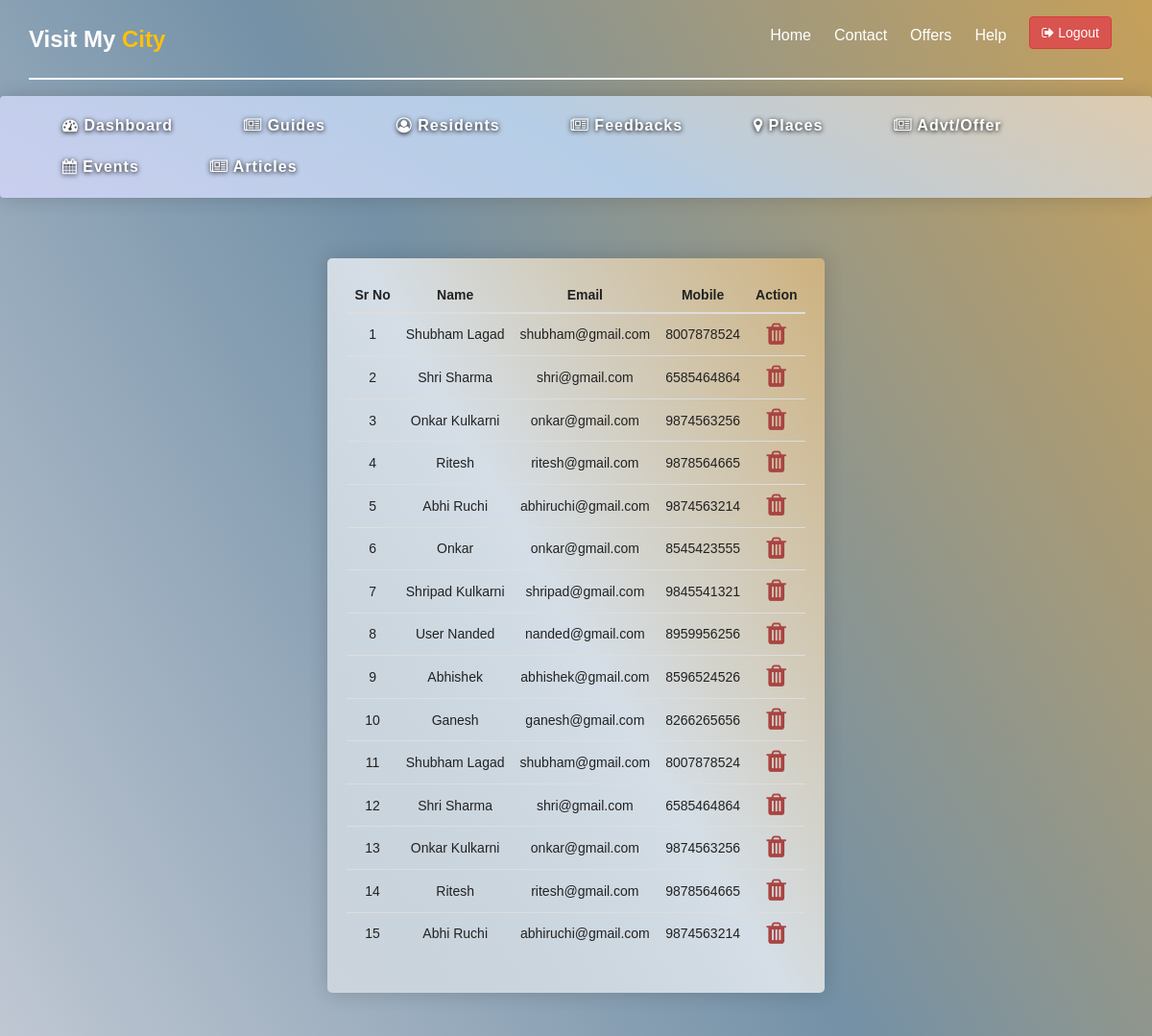
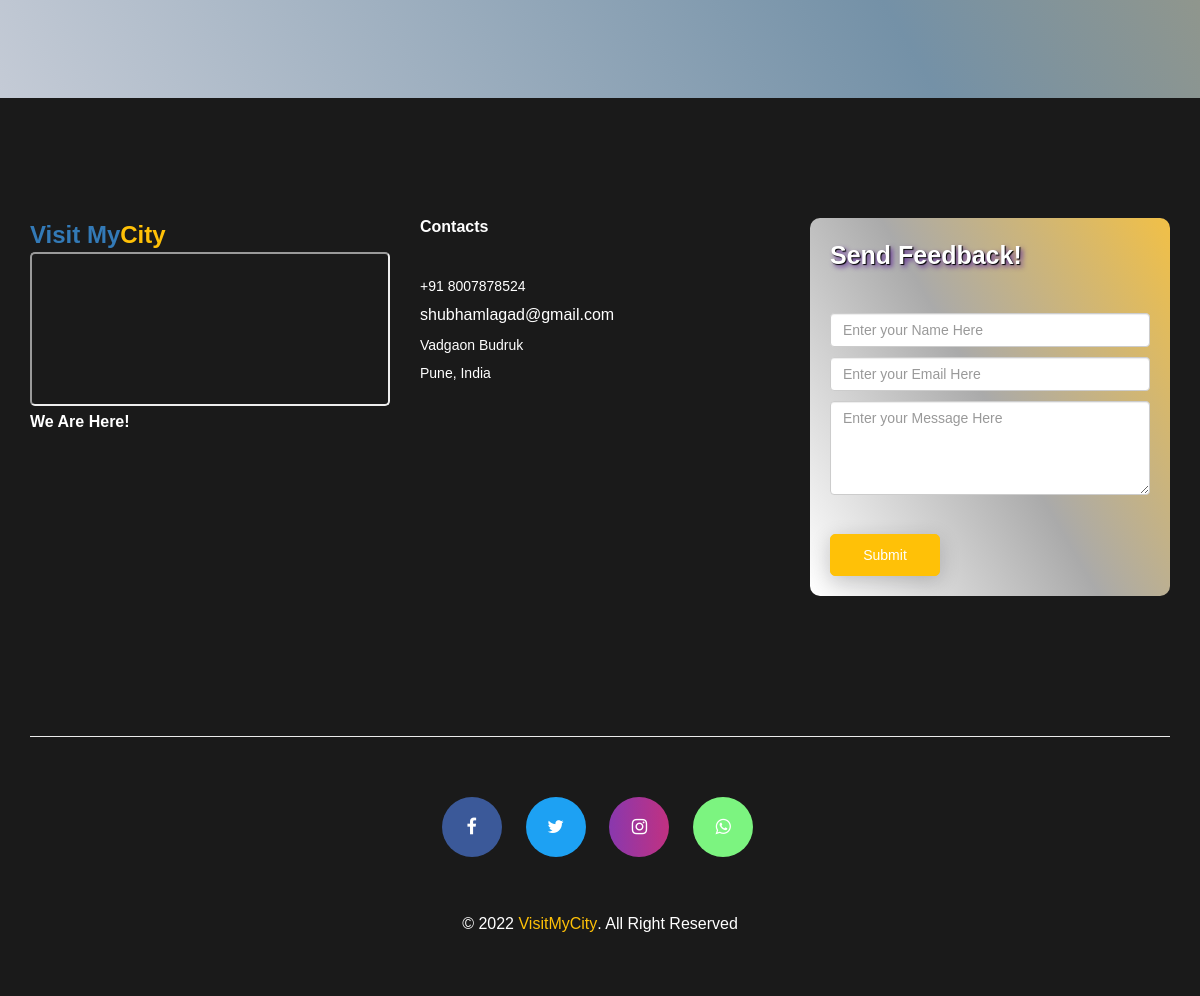
Screenshot of /admin/residents (signed in) with the database file from the repository (2 pictures, top to bottom).
### tables this page shows
CREATE TABLE "resident" (
	"rno"	INTEGER NOT NULL,
	"name"	TEXT NOT NULL,
	"email"	TEXT NOT NULL,
	"mobile"	TEXT NOT NULL,
	"password"	TEXT NOT NULL,
	"rlocation"	TEXT NOT NULL,
	PRIMARY KEY("rno" AUTOINCREMENT)
);

### app.py (the view)
@app.route('/admin/residents')
def allResidents():
    if 'adminusername' in session:
        allResidents = admin.Admin.getAllResidents()
        return render_template('admin/residents.html', allResidents=allResidents)
    else:
        return redirect('/')

### modulesPackage/admin.py (called while the page is built)
    def getAllResidents():
        query = "select * from resident"
        myCursor.execute(query)
        result = myCursor.fetchall()
        return result

### templates/admin/residents.html
{% extends "admin/template.html" %}
{% block navButton %}
<li class="smooth-menu">
    <a href="/logout">
        <button class="btn btn-danger"> <i class="fa fa-sign-out"> </i> Logout</button>
    </a>
</li>
{% endblock %}
{% block admin %}
<table class="table text-capitalize">
    <thead>
        <tr>
            <th>sr no</th>
            <th>name</th>
            <th>email</th>
            <th>mobile</th>
            <th>Action</th>
        </tr>
    </thead>
    <tbody>
        {% for res in allResidents %}
        <tr>
            <td>{{loop.index}}</td>
            <td>{{res[1]}}</td>
            <td class="text-lowercase">{{res[2]}}</td>
            <td>{{res[3]}}</td>
            <td><a href="/delete/resident/{{res[2]}}"><i class="fa fa-trash fa-2x text-danger"></i></a></td>
        </tr>
        {% endfor %}
    </tbody>
</table>
{% endblock %}

### static/css/bootsnav.css (style rules this page uses)
body { -webkit-transition: all 0.3s ease-in-out; -moz-transition: all 0.3s ease-in-out; -o-transition: all 0.3s ease-in-out; -ms-transition: all 0.3s ease-in-out; transition: all 0.3s ease-in-out; }

### static/css/style.css (style rules this page uses)
* { padding: 0; margin: 0; }
* { -webkit-box-sizing: border-box; -moz-box-sizing: border-box; -o-box-sizing: border-box; -ms-box-sizing: border-box; box-sizing: border-box; }
body { position: relative; font-size: 14px; color: #222222; background: #fff; font-family: "Poppins", sans-serif; max-width: 1920px; margin: 0 auto; overflow-x: hidden; }
a, a:hover, a:active, a:focus { display: inline-block; text-decoration: none; font-size: 13px; padding: 0; margin: 0; }
ul li { list-style: none; }
select, input, textarea, button { box-shadow: none; outline: 0 !important; }
html, body { height: 100%; z-index: 2; }
.main-menu .nav li { position: relative; padding: 16px 12px 0px; -webkit-transition: all 0.2s linear; -moz-transition: all 0.2s linear; -ms-transition: all 0.2s linear; -o-transition: all 0.2s linear; transition: all 0.2s linear; }
.main-menu .nav li a { padding: 11px 0 30px; color: #fff; font-size: 16px; text-transform: capitalize; font-family: "Poppins", sans-serif; font-weight: 500; -webkit-transition: all 0.25s ease-in-out 0s; -moz-transition: all 0.25s ease-in-out 0s; -o-transition: all 0.25s ease-in-out 0s; transition: all 0.25s ease-in-out 0s; }
.main-menu .nav li a button { margin-top: -10px; }
.main-menu .nav a:before { position: absolute; content: ""; width: 0px; height: 2px; bottom: -2.4px; left: 0; background: transparent; -webkit-transition: 0.3s ease-in-out; -ms-transition: 0.3s ease-in-out; -moz-transition: 0.3s ease-in-out; -o-transition: 0.3s ease-in-out; transition: 0.3s ease-in-out; }

### rows the page displays
resident: name "Shubham Lagad", email "shubham@gmail.com", mobile "8007878524"
resident: name "Shri Sharma", email "shri@gmail.com", mobile "6585464864"
resident: name "Onkar Kulkarni", email "onkar@gmail.com", mobile "9874563256"
resident: name "Ritesh", email "ritesh@gmail.com", mobile "9878564665"
resident: name "Abhi Ruchi", email "abhiruchi@gmail.com", mobile "9874563214"
resident: name "Onkar", email "onkar@gmail.com", mobile "8545423555"
resident: name "Shripad Kulkarni", email "shripad@gmail.com", mobile "9845541321"
resident: name "User Nanded", email "nanded@gmail.com", mobile "8959956256"
resident: name "Abhishek", email "abhishek@gmail.com", mobile "8596524526"
resident: name "Ganesh", email "ganesh@gmail.com", mobile "8266265656"
resident: name "Shubham Lagad", email "shubham@gmail.com", mobile "8007878524"
resident: name "Shri Sharma", email "shri@gmail.com", mobile "6585464864"
resident: name "Onkar Kulkarni", email "onkar@gmail.com", mobile "9874563256"
resident: name "Ritesh", email "ritesh@gmail.com", mobile "9878564665"
resident: name "Abhi Ruchi", email "abhiruchi@gmail.com", mobile "9874563214"
